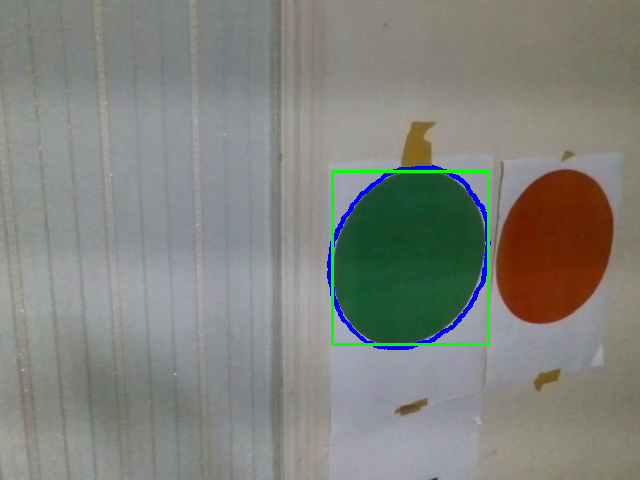
#> input picture images/green circle.png, 640 x 480 px
$ python -i ImageHandler.py   (imports and definitions only)
#> lines starting #> are read from the running program, lines starting #| are printed output that depends on the picture; after the words box and inside, x2 and y2 are one past the last pixel; in counts of white or black regions, pixels touching at a corner belong together
#> further down, picture is the input picture: shape (480, 640, 3); mean B, G, R 125.2, 131.5, 129.3
import cv2
import numpy as np
from module.enum.Color import *
class ImageHandler:
    # [32 lines left out: function stackImages, not called in this run]
    def delete_color(self, img):
        """
        모든 색깔을 흰색으로 칠해서 반환
        :param img: 원본 이미지
        :return: 색깔을 흰색으로 칠한 이미지
        """
        # # 색깔 밝게
        # img+=30

        # HSV 색 공간으로 변경
        hsv_image = cv2.cvtColor(img, cv2.COLOR_BGR2HSV)
#> hsv_image: shape (480, 640, 3); mean H, S, V 60.2, 41.3, 139.4

        # 커널
        kernel = np.ones((5, 5), np.uint8)

        # HSV 범위
        lower_color = np.array([0, 110, 0])
        upper_color = np.array([180, 255, 255])

        # 마스크 생성
        mask = cv2.inRange(hsv_image, lower_color, upper_color)
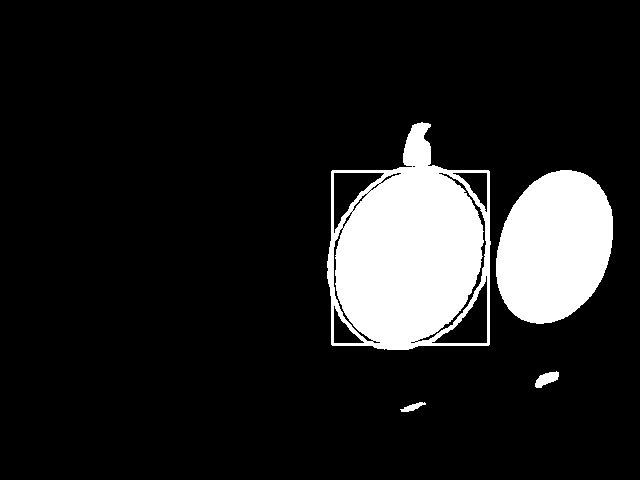
#> mask: shape (480, 640); 12.7% white; 4 white regions, box (x1, y1, x2, y2) and area: (327, 122, 491, 350) 24865, (496, 170, 613, 324) 13878, (535, 371, 559, 388) 238, (400, 402, 426, 412) 120

        # 노이즈 제거
        dilated_mask = cv2.dilate(mask, kernel, iterations=2)
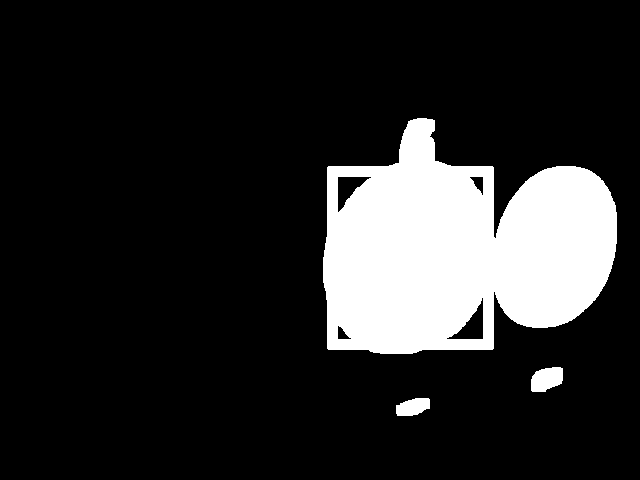
#> dilated_mask: shape (480, 640); 15.8% white; 3 white regions, box (x1, y1, x2, y2) and area: (323, 118, 617, 354) 47411, (531, 367, 563, 392) 630, (396, 398, 430, 416) 473

        temp_img = np.copy(img)

        # 해당 범위의 색상 전부 흰색으로 변경
        temp_img[dilated_mask > 0] = [255, 255, 255]
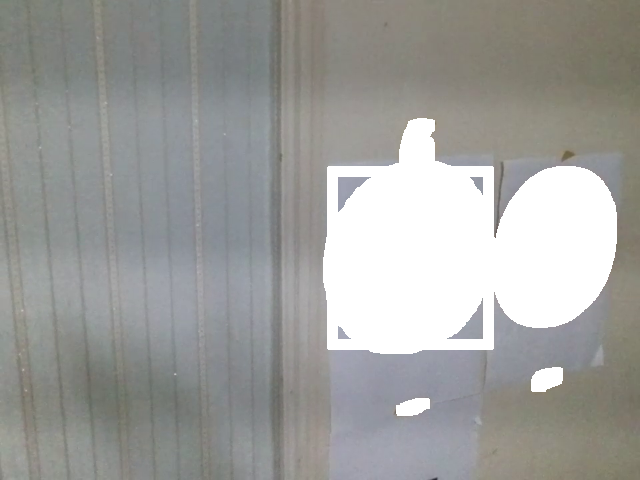
#> temp_img: shape (480, 640, 3); 15.79% of pixels changed, all inside (x1, y1, x2, y2) = (323, 118, 617, 416)
        return temp_img

    # [27 lines left out: function save_contours_by_color, not called in this run]

>>> import cv2
>>> picture = cv2.imread('../../images/green circle.png')
>>> result = ImageHandler().delete_color(picture)
